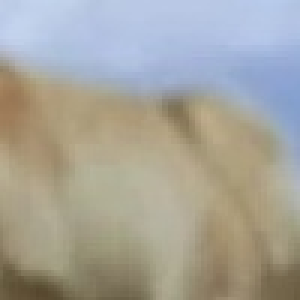
#> input picture negatives/image13_350_252.jpg, 100 x 100 px (shown 3 times larger)
$ python -i HOMBENAI.py   (imports and definitions only)
#> lines starting #> are read from the running program, lines starting #| are printed output that depends on the picture; after the words box and inside, x2 and y2 are one past the last pixel; in counts of white or black regions, pixels touching at a corner belong together; pictures that were not available may be replaced by others from this repository, and a replacement may not be noted
import os
import cv2
import tkinter as tk
from tkinter import filedialog
from tkinterdnd2 import DND_FILES, TkinterDnD
from PIL import Image, ImageTk
import numpy as np
import time

# Load the trained model and label dictionary
model_path = r"script_identifier//output//cowrec_knn_model.xml"
knn = cv2.ml.KNearest_load(model_path)
label_dict_path = r"script_identifier//output//label_dict.npy"
# [1 line not run here, left out]
# [1 line that did not run here, left out]

# Initialize ORB detector
orb = cv2.ORB_create()


# Function to process and convert the image
def convert_image(image):
    # Read the image

    image = cv2.imread('temp_.jpg')

    # Convert to grayscale
    gray_image = cv2.cvtColor(image, cv2.COLOR_BGR2GRAY)

    # Apply adaptive thresholding
    adaptive_thresh = cv2.adaptiveThreshold(
        gray_image, 255, cv2.ADAPTIVE_THRESH_GAUSSIAN_C, cv2.THRESH_BINARY, 11, 2)

    # Invert the binary image
    inverted_image = cv2.bitwise_not(adaptive_thresh)

    # Apply morphological operations to enhance the patterns
    kernel = np.ones((3, 3), np.uint8)
    processed_image = cv2.morphologyEx(inverted_image, cv2.MORPH_CLOSE, kernel)

    processed_image = cv2.resize(processed_image, (256, 256))

    print(f"Processed and saved: temp.jpg")

    return processed_image


# Function to handle file drop
# [84 lines left out: functions on_drop, process_image, display_image, not called in this run]


# Set up the GUI
# [3 lines not run here, left out]

# Labels to display images
# [1 line that did not run here, left out]
# [1 line not run here, left out]
# [1 line that did not run here, left out]
# [1 line not run here, left out]
# [1 line that did not run here, left out]
# [1 line not run here, left out]

# Label to display the result
# [1 line that did not run here, left out]
# [1 line not run here, left out]

# Instructions
# [1 line that did not run here, left out]
# [8 lines not run here, left out]

>>> import cv2
>>> picture = cv2.imread('../negatives/image13_350_252.jpg', cv2.IMREAD_GRAYSCALE)
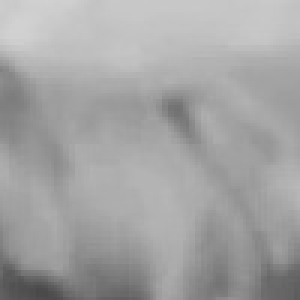
#> picture: shape (100, 100) (shown 3 times larger); min 72, max 209, mean 163.4
>>> result = convert_image(picture)
#> in convert_image, image is the input picture: shape (100, 100, 3); mean B, G, R 154.7, 163.7, 166
#> in convert_image, `adaptive_thresh = cv2.adaptiveThreshold( gray_image, 255, cv2.ADAPTIVE..`:
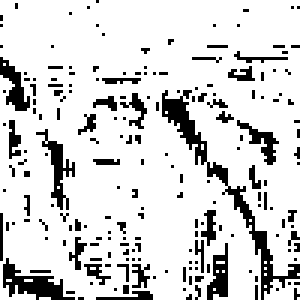
#> adaptive_thresh: shape (100, 100) (shown 3 times larger); 83.8% white; black in thin lines or dots
#> in convert_image, `inverted_image = cv2.bitwise_not(adaptive_thresh)`: inverted_image: shape (100, 100); 16.2% white in thin lines or dots
#> in convert_image, `processed_image = cv2.morphologyEx(inverted_image, cv2.MORPH_CLOSE, ke..`:
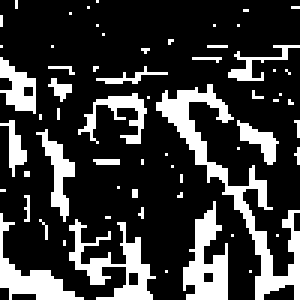
#> processed_image: shape (100, 100) (shown 3 times larger); 22.6% white; 62 white regions (50 under 20 px), largest, box (x1, y1, x2, y2) and area: (52, 28, 100, 100) 608, (23, 73, 52, 100) 288, (61, 67, 76, 100) 275
#> in convert_image, `processed_image = cv2.resize(processed_image, (256, 256))`:
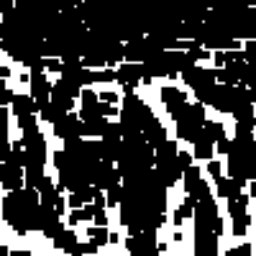
#> processed_image: shape (256, 256); min 0, max 255, mean 57.7

$ run again, on negatives/image15_522_325.jpg
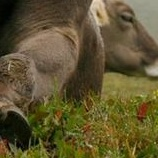
#> input picture negatives/image15_522_325.jpg, 158 x 158 px
#> in convert_image, image is the input picture: shape (158, 158, 3); mean B, G, R 49.3, 85.5, 96.1
#> in convert_image, `adaptive_thresh = cv2.adaptiveThreshold( gray_image, 255, cv2.ADAPTIVE..`:
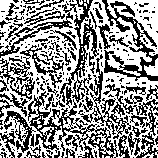
#> adaptive_thresh: shape (158, 158); 57.3% white; black in thin lines or dots
#> inverted_image: shape (158, 158); 42.7% white in thin lines or dots
#> in convert_image, `processed_image = cv2.resize(processed_image, (256, 256))`:
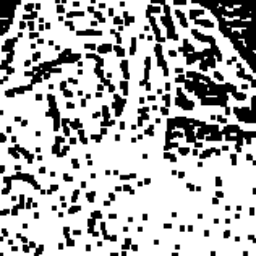
#> processed_image: shape (256, 256); min 0, max 255, mean 176.9

$ run again, on negatives/image17_306_257.jpg
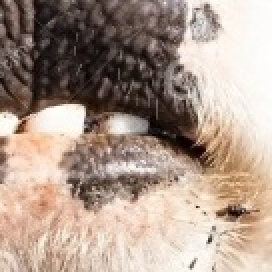
#> input picture negatives/image17_306_257.jpg, 136 x 136 px (shown 2 times larger)
#> in convert_image, image is the input picture: shape (136, 136, 3); mean B, G, R 140.6, 153.6, 172.8
#> in convert_image, `adaptive_thresh = cv2.adaptiveThreshold( gray_image, 255, cv2.ADAPTIVE..`:
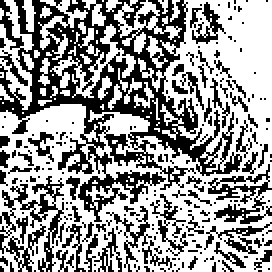
#> adaptive_thresh: shape (136, 136) (shown 2 times larger); 59.2% white; black in thin lines or dots
#> inverted_image: shape (136, 136); 40.8% white in thin lines or dots
#> in convert_image, `processed_image = cv2.resize(processed_image, (256, 256))`:
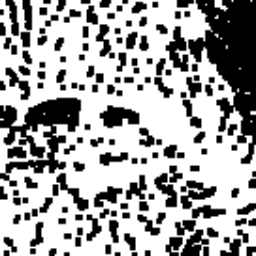
#> processed_image: shape (256, 256); min 0, max 255, mean 163.8
